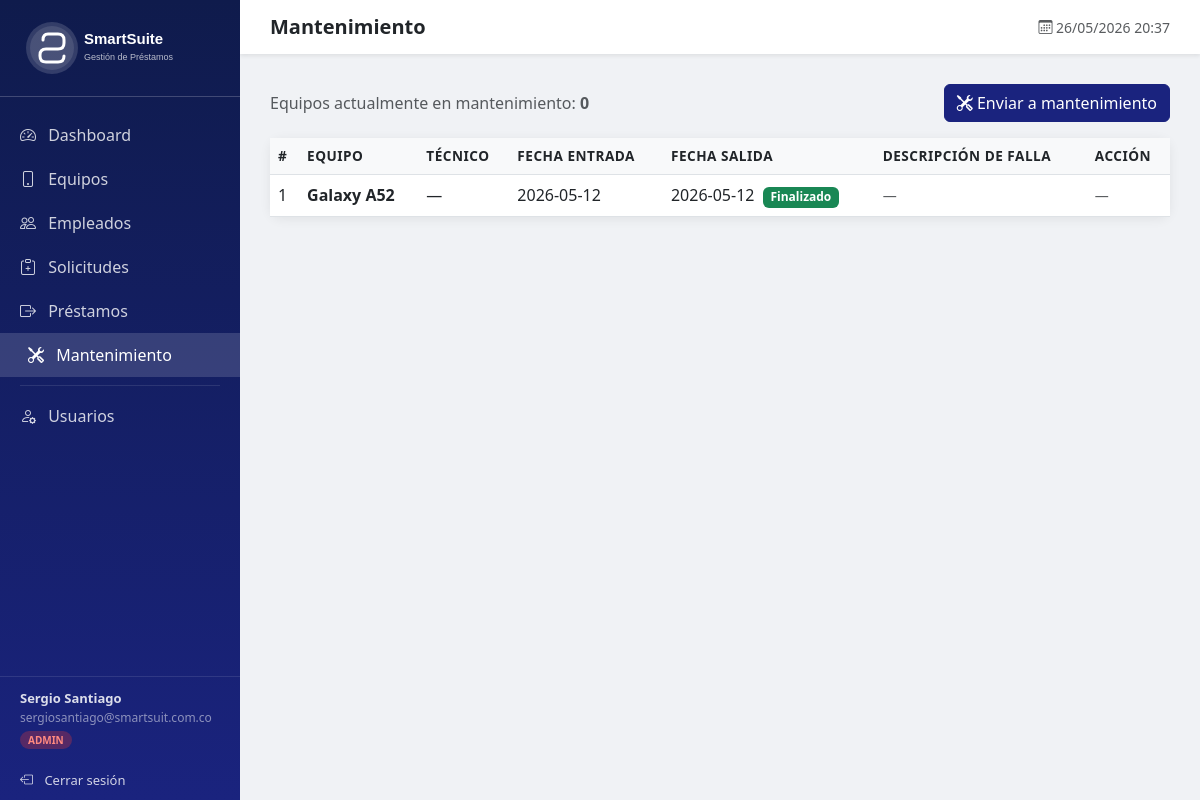
Screenshot of /mantenimiento (signed in) with the database file from the repository.
### tables this page shows
CREATE TABLE MANTENIMIENTO (
            id_mantenimiento INTEGER PRIMARY KEY AUTOINCREMENT,
            id_equipo INTEGER NOT NULL,
            fecha_entrada TEXT NOT NULL,
            fecha_salida TEXT,
            descripcion_falla TEXT,
            tecnico TEXT,
            FOREIGN KEY (id_equipo) REFERENCES EQUIPO(id_equipo)
        );

CREATE TABLE EQUIPO (
            id_equipo INTEGER PRIMARY KEY AUTOINCREMENT,
            id_tipo INTEGER NOT NULL,
            nombre TEXT NOT NULL,
            marca TEXT,
            numero_serie TEXT NOT NULL UNIQUE,
            estado TEXT NOT NULL DEFAULT 'disponible'
                CHECK(estado IN ('disponible','prestado','en_mantenimiento')),
            FOREIGN KEY (id_tipo) REFERENCES TIPO_EQUIPO(id_tipo)
        );

### app.py (the view)
@app.route('/mantenimiento')
@login_required
def mantenimiento():
    conn = get_db()
    filas = conn.execute("""
        SELECT m.*, eq.nombre as equipo_nombre
        FROM MANTENIMIENTO m
        JOIN EQUIPO eq ON m.id_equipo = eq.id_equipo
        ORDER BY m.id_mantenimiento DESC
    """).fetchall()
    equipos_mant = conn.execute(
        "SELECT * FROM EQUIPO WHERE estado='en_mantenimiento'"
    ).fetchall()
    conn.close()
    return render_template('mantenimiento.html', registros=filas,
                           equipos_mant=equipos_mant)

### app.py (called while the page is built)
def get_db():
    conn = sqlite3.connect(DB_PATH)
    conn.row_factory = sqlite3.Row
    conn.execute("PRAGMA foreign_keys = ON")
    return conn

def login_required(f):
    @wraps(f)
    def decorated(*args, **kwargs):
        if 'user_id' not in session:
            flash('Debes iniciar sesión para acceder.', 'warning')
            return redirect(url_for('login'))
        return f(*args, **kwargs)
    return decorated

@app.context_processor
def inject_globals():
    return {
        'now': datetime.now().strftime('%d/%m/%Y %H:%M'),
        'current_user': {
            'nombre': session.get('nombre', ''),
            'correo': session.get('correo', ''),
            'rol': session.get('rol', ''),
        }
    }

### templates/mantenimiento.html (shortened to what this page needs)
{% extends 'base.html' %}
{% block page_heading %}Mantenimiento{% endblock %}
{% block content %}
<div class="d-flex justify-content-between align-items-center mb-3">
  <p class="mb-0 text-muted">Equipos actualmente en mantenimiento: <strong>{{ equipos_mant|length }}</strong></p>
  <button class="btn btn-primary" data-bs-toggle="modal" data-bs-target="#modalNuevo">
    <i class="bi bi-tools"></i> Enviar a mantenimiento
  </button>
</div>
<div class="card">
  <div class="card-body p-0">
    <table class="table table-hover mb-0">
      <thead>
        <tr>
          <th>#</th><th>Equipo</th><th>Técnico</th>
          <th>Fecha Entrada</th><th>Fecha Salida</th>
          <th>Descripción de falla</th><th>Acción</th>
        </tr>
      </thead>
      <tbody>
        {% for r in registros %}
        <tr>
          <td>{{ r.id_mantenimiento }}</td>
          <td><strong>{{ r.equipo_nombre }}</strong></td>
          <td>{{ r.tecnico or '—' }}</td>
          <td>{{ r.fecha_entrada[:10] }}</td>
          <td>
            {% if r.fecha_salida %}
              {{ r.fecha_salida[:10] }}
              <span class="badge bg-success ms-1">Finalizado</span>
            {% else %}
              <span class="badge bg-warning text-dark">En curso</span>
            {% endif %}
          </td>
          <td><small class="text-muted">{{ r.descripcion_falla or '—' }}</small></td>
          <td>
            {% if not r.fecha_salida %}
            <a href="/mantenimiento/cerrar/{{ r.id_mantenimiento }}"
               class="btn btn-sm btn-success"
               onclick="return confirm('¿Marcar equipo como disponible?')">
              <i class="bi bi-check-circle"></i> Dar de alta
            </a>
            {% else %}
            <span class="text-muted small">—</span>
            {% endif %}
          </td>
        </tr>
        {% else %}
        <tr><td colspan="7" class="text-center text-muted py-3">Sin registros de mantenimiento</td></tr>
        {% endfor %}
      </tbody>
    </table>
  </div>
</div>
{% endblock %}

### templates/base.html (style rules this page uses)
body { background: #f0f2f5; }
.card { border: none; border-radius: 12px; box-shadow: 0 2px 12px rgba(0,0,0,.07); }
.table th { background: #f8f9fa; font-weight: 600; font-size: .85rem; text-transform: uppercase; letter-spacing: .5px; }
.btn-primary { background: #1a237e; border-color: #1a237e; }

### rows the page displays
MANTENIMIENTO: id_mantenimiento "1", equipo_nombre "Galaxy A52", tecnico "—", fecha_entrada "2026-05-12", fecha_salida "2026-05-12", descripcion_falla "—"

### other values shown
{{ current_user.nombre }} "Sergio Santiago"
{{ current_user.correo }} "sergiosantiago@smartsuit.com.co"
{{ equipos_mant|length }} "0"
